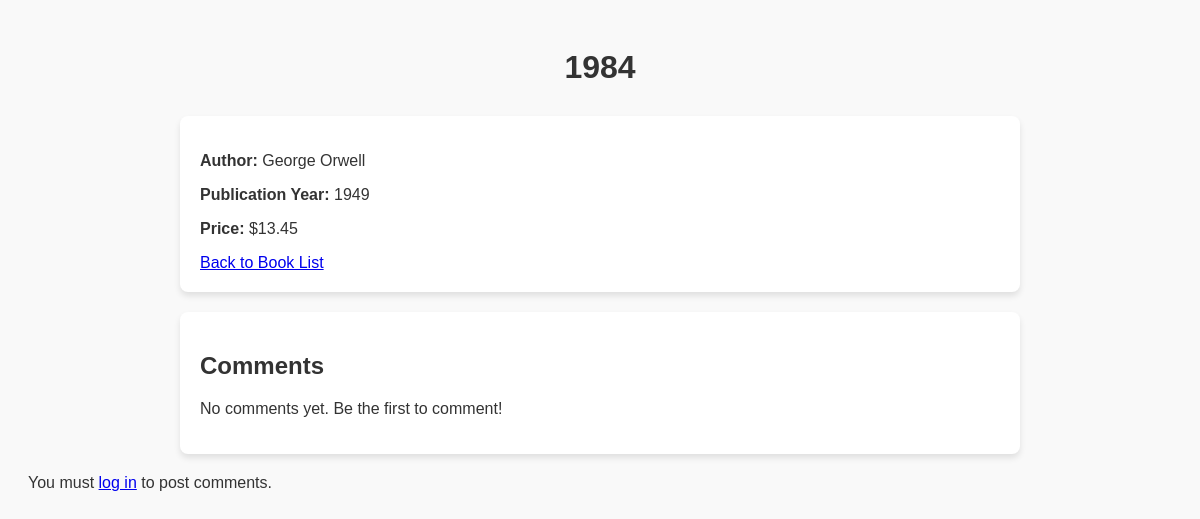
The app's page /view_book.php?book_id=55 with its own data.
### tables this page shows
CREATE TABLE `books` (
  `book_id` int(11) NOT NULL,
  `title` varchar(255) NOT NULL,
  `author` varchar(255) NOT NULL,
  `publication_year` int(4) NOT NULL,
  `price` decimal(10,2) NOT NULL,
  `image` varchar(255) DEFAULT NULL
);

### view_book.php (the view, shortened to what this page needs)
<?php
require_once 'db_connect.php';
$book_id = $_GET['book_id'];
$query = "SELECT * FROM Books WHERE book_id = :book_id";
$stmt = $pdo->prepare($query);
$stmt->execute([':book_id' => $book_id]);
$book = $stmt->fetch();
$commentsQuery = "SELECT c.comment_id, c.content, c.created_at, u.username
                  FROM Comments c
                  JOIN Users u ON c.user_id = u.user_id
                  WHERE c.book_id = :book_id
                  ORDER BY c.created_at DESC";
$commentsStmt = $pdo->prepare($commentsQuery);
$commentsStmt->execute([':book_id' => $book_id]);
$comments = $commentsStmt->fetchAll();
$is_admin = isset($_SESSION['role']) && $_SESSION['role'] === 'admin';
$user_id = $_SESSION['user_id'] ?? null;
?>
<!DOCTYPE html>
<html lang="en">
<head>
</head>
<body>
    <header>
        <h1><?= htmlspecialchars($book['title']) ?></h1>
    </header>
    <div class="book-details">
        <p><strong>Author:</strong> <?= htmlspecialchars($book['author']) ?></p>
        <p><strong>Publication Year:</strong> <?= htmlspecialchars($book['publication_year']) ?></p>
        <p><strong>Price:</strong> $<?= htmlspecialchars($book['price']) ?></p>
        <a href="index.php">Back to Book List</a>
    </div>
    <div class="comments-section">
        <h2>Comments</h2>
        <?php if ($comments): ?>
            <?php foreach ($comments as $comment): ?>
                <div class="comment">
                    <p><strong><?= htmlspecialchars($comment['username']) ?>:</strong></p>
                    <p><?= htmlspecialchars($comment['content']) ?></p>
                    <p><em>Posted on <?= $comment['created_at'] ?></em></p>
                    <?php if ($is_admin): ?>
                        <form method="POST" action="delete_comment.php" style="display:inline;">
                            <input type="hidden" name="comment_id" value="<?= $comment['comment_id'] ?>">
                            <button type="submit" style="color:white; cursor:pointer;" onclick="return confirm('Are you sure you want to delete this comment? This action cannot be undone.')">Delete</button>
                        </form>
                    <?php endif; ?>
                </div>
            <?php endforeach; ?>
        <?php else: ?>
            <p>No comments yet. Be the first to comment!</p>
        <?php endif; ?>
    </div>
    <?php if ($user_id): ?>
        <div class="add-comment">
            <h3>Add a Comment</h3>
            <form method="POST" action="add_comment.php">
                <input type="hidden" name="book_id" value="<?= $book_id ?>">
                <textarea name="content" required placeholder="Write your comment here..." rows="4"></textarea>
                <div class="captcha"><?= $_SESSION['captcha'] ?></div>
                <input type="text" name="captcha" required placeholder="Enter CAPTCHA">
                <button type="submit">Post Comment</button>
            </form>
        </div>
    <?php else: ?>
        <p>You must <a href="login.php">log in</a> to post comments.</p>
    <?php endif; ?>
</body>
</html>

### view_book.php (style rules this page uses)
body { font-family: 'Arial', sans-serif; background-color: #f9f9f9; color: #333; padding: 20px; }
header { text-align: center; margin-bottom: 30px; }
.book-details { max-width: 800px; margin: 0 auto; padding: 20px; background: #fff; border-radius: 8px; box-shadow: 0 4px 6px rgba(0, 0, 0, 0.1); }
.comments-section, .add-comment { max-width: 800px; margin: 20px auto; padding: 20px; background: #fff; border-radius: 8px; box-shadow: 0 4px 6px rgba(0, 0, 0, 0.1); }

### records on screen
books: title "1984", author "George Orwell", publication_year "1949", price "13.45"
